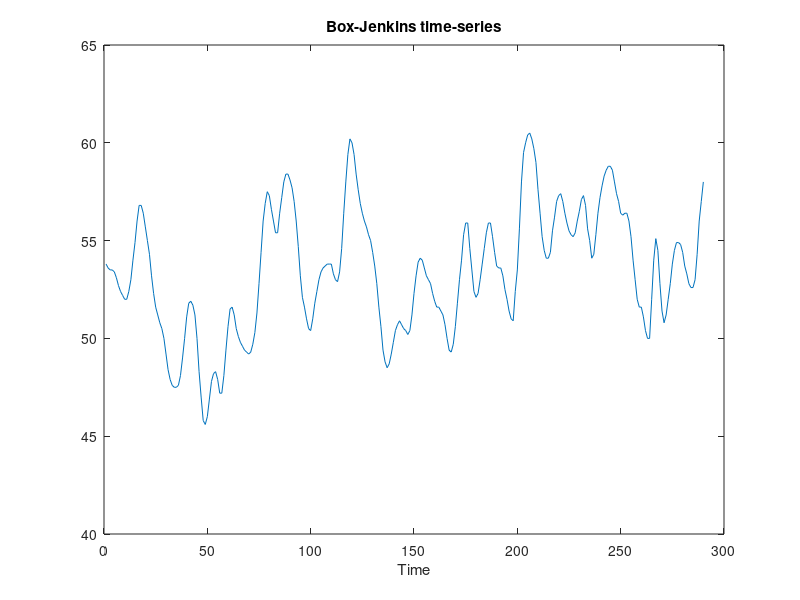

The MATLAB script that drew this image: (Note: this script raises an error after producing the figure.)
%-------------------------------------------------------------------------- 
% Mo??????????? ??? ???????????? ??? ???????? ??? ??????? ??????? Box-Jenkins.
% 2 ???????: y(k-1), u(k)
%--------------------------------------------------------------------------
close all;      clear all;      clc;        format long;
%__________________________________________________________________________
%__________________________________________________________________________
% ?????????? ???????? - ???????????
fuzzySets = 5;                      % ????? ?????? ??? ??????
epoch_number = 100;                 % ??????? ??????????? ???????????
initial_learning_rate = 0.01;        % ??????? ?????? ?????????
mfType = 'gauss2mf';                % ????? ?????????? ?????????? ('trimf', 'trapmf', 'gbellmf', 'gaussmf', 'gauss2mf', 'pimf' 'dsigmf', 'psigmf')
outType = 'linear';                 % ????? ?????? ??? ??????: ??????? ('constant;) ? ???????? ('linear')
%__________________________________________________________________________
%__________________________________________________________________________
% ?????????? ??? ???????????
samples = 290;                      % ??????? ????????? ??????????? 
load BJ_data.dat
time = BJ_data(:,1);
x = BJ_data(:, 4);
figure(1)
plot(time,x)
title('Box-Jenkins time-series')
xlabel('Time')
%-------------------------------------------------------------------------- 
% ???????? ??? ?????????
for t = 1:samples 
    Data(t,:) = [BJ_data(t,2), BJ_data(t,3), BJ_data(t,4)]; 
end
trnData = Data(1:samples,:);
save('trnData.dat','trnData','-ASCII');

fismat = genfis1(trnData,[fuzzySets fuzzySets],char(mfType,mfType),char(outType));
%-------------------------------------------------------------------------- 
% ?? ??????? ??????????? ?????????? ????????? ?????????? ??? ???? ???????
figure(2)
for (i = 1:2)
    subplot(2,1,i)
    plotmf(fismat,'input',i)
end
%-------------------------------------------------------------------------- 
% ??????????
[fismat2,training_error,learning_rate] = anfis(trnData,fismat,[epoch_number,0,initial_learning_rate,0.9,1.1],[0 0 0 0]);
training_error
%-------------------------------------------------------------------------- 
%?????????? ??? ??????? ??????????? ??????????
figure(3)
for (i = 1:2)
    subplot(2,1,i)
    plotmf(fismat2,'input',i)
end
%?????????? ??? ???????? ??? ????????? ?????????
figure(4)
plot([training_error])
hold on
legend('training error')
xlabel('Epochs')
ylabel('RMSE (Root Mean Squared Error)')
title('Error Curves')
%?????????? ??? ???????? ??? ?????? ?????????
figure(5)
plot(learning_rate)
xlabel('Epochs')
ylabel('Learning rate')
title('Evolution of the learning rate')
%-------------------------------------------------------------------------- 
%???????? ??? ?????? ??? ?????????? ?? ??? ??????????
anfis_output = evalfis(trnData(:,1:2), fismat2);
index = 1:samples;

figure(6)
plot(time(index),[x(index) anfis_output])
plot(time(index),x(index),'b',time(index),anfis_output,'r')
xlabel('Time (sec)')
title('Box-Jenkins Time Series and ANFIS Prediction')

%?????? ??? ???? ?????? ??? ??????? ?????????
figure(7)
plot(time(index),x(index) - anfis_output)
xlabel('Time (sec)')
title('Prediction Error');